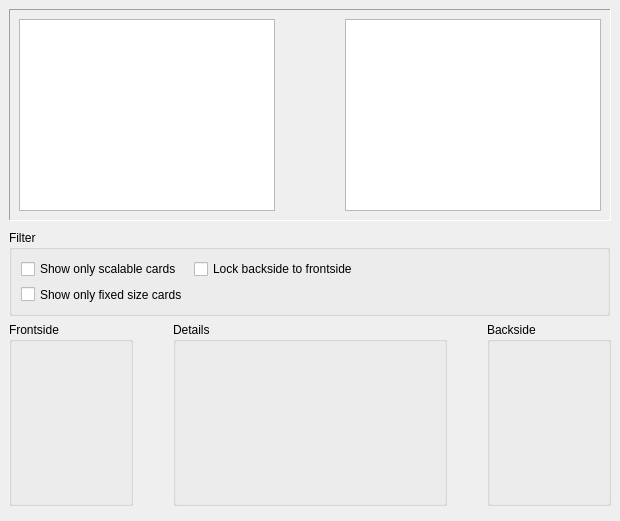
<ui version="4.0" >
 <class>KGameCardSelectorBase</class>
 <widget class="QWidget" name="KGameCardSelectorBase" >
  <property name="geometry" >
   <rect>
    <x>0</x>
    <y>0</y>
    <width>620</width>
    <height>521</height>
   </rect>
  </property>
  <property name="sizePolicy" >
   <sizepolicy vsizetype="Preferred" hsizetype="Preferred" >
    <horstretch>0</horstretch>
    <verstretch>0</verstretch>
   </sizepolicy>
  </property>
  <property name="minimumSize" >
   <size>
    <width>620</width>
    <height>520</height>
   </size>
  </property>
  <property name="maximumSize" >
   <size>
    <width>1024</width>
    <height>800</height>
   </size>
  </property>
  <widget class="QFrame" name="frame_3" >
   <property name="geometry" >
    <rect>
     <x>9</x>
     <y>9</y>
     <width>602</width>
     <height>212</height>
    </rect>
   </property>
   <property name="frameShape" >
    <enum>QFrame::Panel</enum>
   </property>
   <property name="frameShadow" >
    <enum>QFrame::Sunken</enum>
   </property>
   <layout class="QGridLayout" >
    <item row="0" column="0" >
     <widget class="QListWidget" name="frontList" >
      <property name="minimumSize" >
       <size>
        <width>0</width>
        <height>0</height>
       </size>
      </property>
      <property name="resizeMode" >
       <enum>QListView::Adjust</enum>
      </property>
      <property name="spacing" >
       <number>3</number>
      </property>
      <property name="viewMode" >
       <enum>QListView::ListMode</enum>
      </property>
      <property name="uniformItemSizes" >
       <bool>false</bool>
      </property>
     </widget>
    </item>
    <item row="0" column="1" >
     <spacer>
      <property name="orientation" >
       <enum>Qt::Horizontal</enum>
      </property>
      <property name="sizeHint" >
       <size>
        <width>16</width>
        <height>62</height>
       </size>
      </property>
     </spacer>
    </item>
    <item row="0" column="2" >
     <widget class="QListWidget" name="backList" >
      <property name="minimumSize" >
       <size>
        <width>0</width>
        <height>0</height>
       </size>
      </property>
      <property name="resizeMode" >
       <enum>QListView::Adjust</enum>
      </property>
      <property name="spacing" >
       <number>3</number>
      </property>
      <property name="viewMode" >
       <enum>QListView::ListMode</enum>
      </property>
     </widget>
    </item>
   </layout>
  </widget>
  <widget class="QGroupBox" name="groupBox_4" >
   <property name="geometry" >
    <rect>
     <x>9</x>
     <y>230</y>
     <width>601</width>
     <height>86</height>
    </rect>
   </property>
   <property name="sizePolicy" >
    <sizepolicy vsizetype="Preferred" hsizetype="Maximum" >
     <horstretch>0</horstretch>
     <verstretch>0</verstretch>
    </sizepolicy>
   </property>
   <property name="title" >
    <string>Filter</string>
   </property>
   <layout class="QHBoxLayout" >
    <item>
     <layout class="QVBoxLayout" >
      <item>
       <widget class="QCheckBox" name="checkBoxSVG" >
        <property name="text" >
         <string>Show only scalable cards</string>
        </property>
       </widget>
      </item>
      <item>
       <widget class="QCheckBox" name="checkBoxPNG" >
        <property name="text" >
         <string>Show only fixed size cards</string>
        </property>
       </widget>
      </item>
     </layout>
    </item>
    <item>
     <layout class="QVBoxLayout" >
      <item>
       <widget class="QCheckBox" name="checkBoxLock" >
        <property name="text" >
         <string>Lock backside to frontside</string>
        </property>
       </widget>
      </item>
      <item>
       <spacer>
        <property name="orientation" >
         <enum>Qt::Vertical</enum>
        </property>
        <property name="sizeHint" >
         <size>
          <width>20</width>
          <height>21</height>
         </size>
        </property>
       </spacer>
      </item>
     </layout>
    </item>
    <item>
     <spacer>
      <property name="orientation" >
       <enum>Qt::Horizontal</enum>
      </property>
      <property name="sizeHint" >
       <size>
        <width>131</width>
        <height>44</height>
       </size>
      </property>
     </spacer>
    </item>
   </layout>
  </widget>
  <widget class="QWidget" name="layoutWidget" >
   <property name="geometry" >
    <rect>
     <x>9</x>
     <y>322</y>
     <width>602</width>
     <height>184</height>
    </rect>
   </property>
   <layout class="QHBoxLayout" >
    <item>
     <widget class="QGroupBox" name="groupBox_2" >
      <property name="title" >
       <string>Frontside</string>
      </property>
      <layout class="QVBoxLayout" >
       <item>
        <widget class="QLabel" name="frontPreview" >
         <property name="sizePolicy" >
          <sizepolicy vsizetype="Preferred" hsizetype="Preferred" >
           <horstretch>0</horstretch>
           <verstretch>0</verstretch>
          </sizepolicy>
         </property>
         <property name="minimumSize" >
          <size>
           <width>100</width>
           <height>120</height>
          </size>
         </property>
        </widget>
       </item>
       <item>
        <spacer>
         <property name="orientation" >
          <enum>Qt::Vertical</enum>
         </property>
         <property name="sizeHint" >
          <size>
           <width>20</width>
           <height>21</height>
          </size>
         </property>
        </spacer>
       </item>
      </layout>
     </widget>
    </item>
    <item>
     <spacer>
      <property name="orientation" >
       <enum>Qt::Horizontal</enum>
      </property>
      <property name="sizeHint" >
       <size>
        <width>16</width>
        <height>20</height>
       </size>
      </property>
     </spacer>
    </item>
    <item>
     <widget class="QGroupBox" name="groupBox" >
      <property name="title" >
       <string>Details</string>
      </property>
      <layout class="QVBoxLayout" >
       <item>
        <widget class="QLabel" name="cardName" >
         <property name="sizePolicy" >
          <sizepolicy vsizetype="Preferred" hsizetype="Preferred" >
           <horstretch>1</horstretch>
           <verstretch>0</verstretch>
          </sizepolicy>
         </property>
         <property name="minimumSize" >
          <size>
           <width>250</width>
           <height>10</height>
          </size>
         </property>
         <property name="text" >
          <string/>
         </property>
         <property name="textFormat" >
          <enum>Qt::RichText</enum>
         </property>
        </widget>
       </item>
       <item>
        <widget class="QLabel" name="cardDescription" >
         <property name="sizePolicy" >
          <sizepolicy vsizetype="Maximum" hsizetype="Maximum" >
           <horstretch>1</horstretch>
           <verstretch>1</verstretch>
          </sizepolicy>
         </property>
         <property name="minimumSize" >
          <size>
           <width>250</width>
           <height>100</height>
          </size>
         </property>
         <property name="text" >
          <string/>
         </property>
         <property name="alignment" >
          <set>Qt::AlignLeading|Qt::AlignLeft|Qt::AlignTop</set>
         </property>
         <property name="wordWrap" >
          <bool>true</bool>
         </property>
        </widget>
       </item>
       <item>
        <spacer>
         <property name="orientation" >
          <enum>Qt::Vertical</enum>
         </property>
         <property name="sizeHint" >
          <size>
           <width>20</width>
           <height>20</height>
          </size>
         </property>
        </spacer>
       </item>
      </layout>
     </widget>
    </item>
    <item>
     <spacer>
      <property name="orientation" >
       <enum>Qt::Horizontal</enum>
      </property>
      <property name="sizeHint" >
       <size>
        <width>16</width>
        <height>20</height>
       </size>
      </property>
     </spacer>
    </item>
    <item>
     <widget class="QGroupBox" name="groupBox_3" >
      <property name="title" >
       <string>Backside</string>
      </property>
      <layout class="QVBoxLayout" >
       <item>
        <widget class="QLabel" name="backPreview" >
         <property name="sizePolicy" >
          <sizepolicy vsizetype="Preferred" hsizetype="Preferred" >
           <horstretch>0</horstretch>
           <verstretch>0</verstretch>
          </sizepolicy>
         </property>
         <property name="minimumSize" >
          <size>
           <width>100</width>
           <height>120</height>
          </size>
         </property>
        </widget>
       </item>
       <item>
        <spacer>
         <property name="orientation" >
          <enum>Qt::Vertical</enum>
         </property>
         <property name="sizeHint" >
          <size>
           <width>20</width>
           <height>21</height>
          </size>
         </property>
        </spacer>
       </item>
      </layout>
     </widget>
    </item>
   </layout>
  </widget>
 </widget>
 <resources/>
 <connections/>
</ui>
